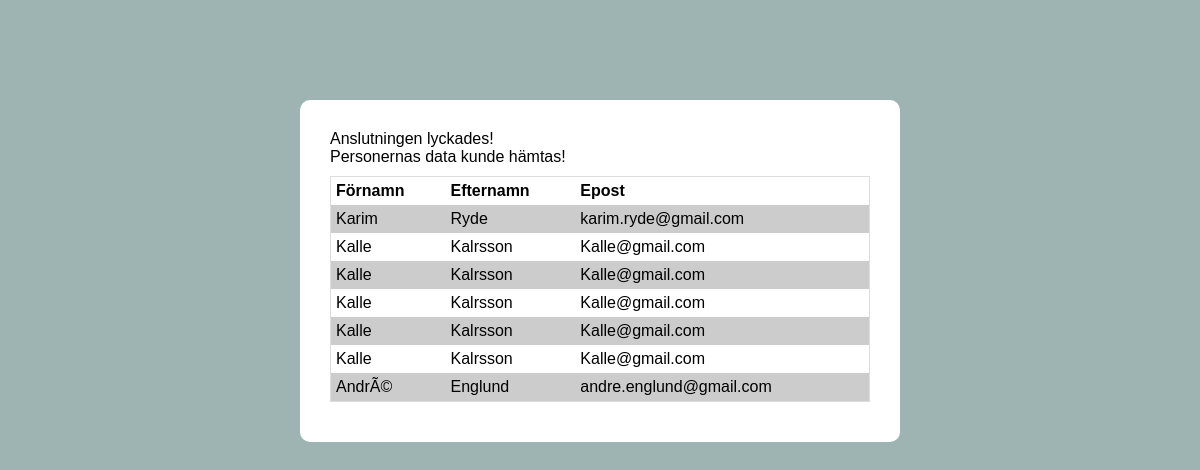
Page /htdocs/adressregister/lista_db.php on the committed database.
### tables this page shows
CREATE TABLE `personer` (
  `id` int(11) NOT NULL,
  `fnamn` varchar(20) NOT NULL,
  `enamn` varchar(20) NOT NULL,
  `epost` varchar(50) NOT NULL
);

### htdocs/adressregister/lista_db.php (the view, shortened to what this page needs)
<?php
include_once("../../admin/konfig_db.php");
?>
<!DOCTYPE html>
<html lang="sv">
<head>
    <link rel="stylesheet" href="style.css">
</head>
<body>
    <div class="kontainer">
        <?php
        $conn = new mysqli($hostname, $user, $password, $databas);
        if ($conn->connect_error) {
            die("Kunde inte ansluta till databasen: " . $conn->connect_error);
        } else {
            echo "<p>Anslutningen lyckades!</p>";
        }
        $sql = "SELECT * FROM personer";
        $result = $conn->query($sql);
        if (!$result) {
            die("Det blev fel med SQL-satsen.");
        } else {
            echo "<p>Personernas data kunde hämtas!</p>";
        }
        echo "<table>";
        echo "<tr>
                <th>Förnamn</th>
                <th>Efternamn</th>
                <th>Epost</th>
              </tr>";
        while ($rad = $result->fetch_assoc()) {
            echo "<tr>";
            echo "<td>{$rad['fnamn']}</td>";
            echo "<td>{$rad['enamn']}</td>";
            echo "<td>{$rad['epost']}</td>";
            echo "</tr>";
        }
        echo "</table>";
        ?>
    </div>
</body>
</html>

### htdocs/adressregister/style.css (style rules this page uses)
html { box-sizing: border-box; }
*, *:before, *:after { box-sizing: inherit; }
body, h1, h2, h3, h4, h5, h6, p, ul { margin: 0; padding: 0; }
body { background: #9db4b2; }
.kontainer { background: #fff; width: 600px; margin: 100px auto; padding: 30px; border-radius: 10px; font-family: sans-serif; }
table { width: 100%; border-collapse: collapse; border: 1px solid #DDD; margin: 10px 0; }
th, td { padding: 5px; text-align: left; }
tr:nth-child(even) { background: #CCC; }
tr:nth-child(odd) { background: #FFF; }

### rows in the picture
personer: fnamn "Karim", enamn "Ryde", epost "karim.ryde@gmail.com"
personer: fnamn "Kalle", enamn "Kalrsson", epost "Kalle@gmail.com"
personer: fnamn "Kalle", enamn "Kalrsson", epost "Kalle@gmail.com"
personer: fnamn "Kalle", enamn "Kalrsson", epost "Kalle@gmail.com"
personer: fnamn "Kalle", enamn "Kalrsson", epost "Kalle@gmail.com"
personer: fnamn "Kalle", enamn "Kalrsson", epost "Kalle@gmail.com"
personer: fnamn "AndrÃ©", enamn "Englund", epost "andre.englund@gmail.com"
